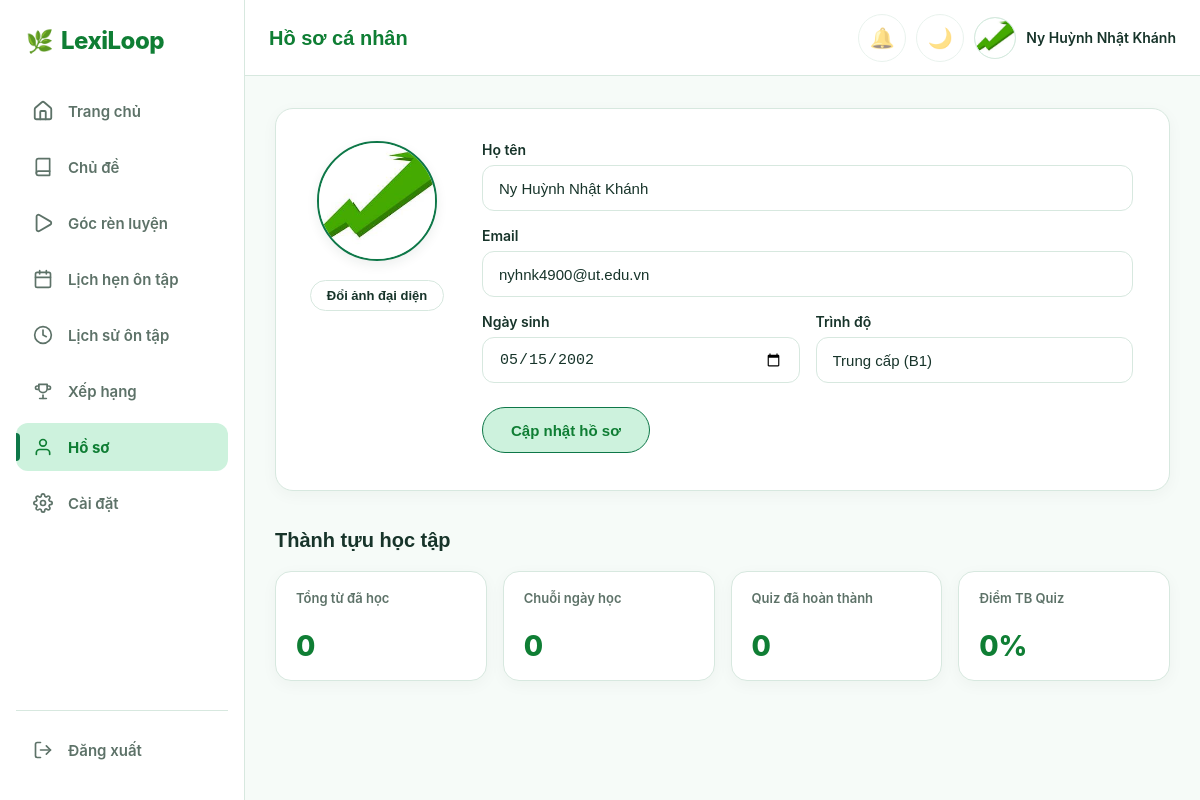
Screenshot of /pages/user/C_Hosocanhan.php (signed in) with the database file from the repository.
### tables this page shows
CREATE TABLE `Users` (
  `userID` int NOT NULL,
  `email` varchar(50) NOT NULL,
  `password_hash` varchar(300) NOT NULL,
  `full_name` varchar(100) DEFAULT NULL,
  `avatar_url` varchar(250) DEFAULT NULL,
  `role` enum('user','admin') DEFAULT 'user',
  `status` enum('active','locked') DEFAULT 'active',
  `created_at` datetime DEFAULT CURRENT_TIMESTAMP,
  `update_at` datetime DEFAULT CURRENT_TIMESTAMP ON UPDATE CURRENT_TIMESTAMP,
  `daily_reminder_enabled` tinyint DEFAULT '1',
  `reminder_time` time DEFAULT '20:00:00',
  `daily_target_words` int DEFAULT '20',
  `level` int DEFAULT '0'
);

### pages/user/C_Hosocanhan.php (the view, shortened to what this page needs)
<?php
require_once($_SERVER['DOCUMENT_ROOT'] . "/Connect.php");
$user_id = (int) $_SESSION['user_id'];
function lay_avatar_hien_tai(mysqli $link, string $tbl_users, string $col_id, int $user_id): string
{
    $avatar = '';
    if ($stmt = @mysqli_prepare($link, "SELECT avatar_url FROM $tbl_users WHERE `$col_id` = ? LIMIT 1")) {
        mysqli_stmt_bind_param($stmt, "i", $user_id);
        mysqli_stmt_execute($stmt);
        $res = mysqli_stmt_get_result($stmt);
        if ($row = mysqli_fetch_assoc($res)) {
            $avatar = (string) ($row['avatar_url'] ?? '');
        }
    }
    return $avatar;
}
$avatar_url = '';
$loai_thong_bao = "";
$user_profile = [
    "C_Hosocanhan_full_name" => $_SESSION['full_name'] ?? $_SESSION['user_name'] ?? "",
    "C_Hosocanhan_email"     => $_SESSION['email'] ?? "",
    "C_Hosocanhan_ngay_sinh" => $_SESSION['user_profile_ngay_sinh'] ?? "2002-05-15",
    "C_Hosocanhan_trinh_do"  => $_SESSION['user_profile_trinh_do'] ?? "Trung cấp (B1)"
];
$thanh_tuu = [
    "tong_tu_hoc"     => 0,
    "chuoi_ngay"      => 0,
    "quiz_hoan_thanh" => 0,
    "diem_tb_quiz"    => "0%"
];
try {
    if (isset($link) && $link) {
        $tables_res = @mysqli_query($link, "SHOW TABLES");
        $db_tables = [];
        if ($tables_res) {
            while ($tbl_row = mysqli_fetch_array($tables_res)) {
                $db_tables[strtolower($tbl_row[0])] = $tbl_row[0];
            }
        }
        $tbl_users    = isset($db_tables['users']) ? "`" . $db_tables['users'] . "`" : "`Users`";
        $tbl_progress = isset($db_tables['user_vocab_progress']) ? "`" . $db_tables['user_vocab_progress'] . "`" : "`user_vocab_progress`";
        $tbl_quiz     = isset($db_tables['quiz_results']) ? "`" . $db_tables['quiz_results'] . "`" : "`quiz_results`";
        $col_id = 'userID';
        if (isset($db_tables['users']) && ($_SERVER["REQUEST_METHOD"] !== "POST" || $loai_thong_bao === "error")) {
            $sql_user = "SELECT full_name, email FROM $tbl_users WHERE `$col_id` = ? LIMIT 1";
            if ($stmt = @mysqli_prepare($link, $sql_user)) {
                mysqli_stmt_bind_param($stmt, "i", $user_id);
                mysqli_stmt_execute($stmt);
                $res = mysqli_stmt_get_result($stmt);
                if ($row = mysqli_fetch_assoc($res)) {
                    $user_profile["C_Hosocanhan_full_name"] = $row['full_name'] ?? $user_profile["C_Hosocanhan_full_name"];
                    $user_profile["C_Hosocanhan_email"]     = $row['email'] ?? $user_profile["C_Hosocanhan_email"];
                }
            }
        }
        if (isset($db_tables['users'])) {
            $avatar_url = lay_avatar_hien_tai($link, $tbl_users, $col_id, $user_id);
        }
        if (isset($db_tables['user_vocab_progress'])) {
            $sql_total = "SELECT COUNT(*) AS total FROM $tbl_progress WHERE user_id = ? AND status IN ('learning', 'mastered')";
            if ($stmt = @mysqli_prepare($link, $sql_total)) {
                mysqli_stmt_bind_param($stmt, "i", $user_id);
                mysqli_stmt_execute($stmt);
                $res = mysqli_stmt_get_result($stmt);
                if ($row = mysqli_fetch_assoc($res)) {
                    $thanh_tuu["tong_tu_hoc"] = (int)($row['total'] ?? 0);
                }
            }
        }
        if (isset($db_tables['quiz_results'])) {
            $sql_quiz = "SELECT COUNT(*) AS total_quiz, AVG(score) AS avg_score FROM $tbl_quiz WHERE user_id = ?";
            if ($stmt = @mysqli_prepare($link, $sql_quiz)) {
                mysqli_stmt_bind_param($stmt, "i", $user_id);
                mysqli_stmt_execute($stmt);
                $res = mysqli_stmt_get_result($stmt);
                if ($row = mysqli_fetch_assoc($res)) {
                    $thanh_tuu["quiz_hoan_thanh"] = (int)($row['total_quiz'] ?? 0);
                    $thanh_tuu["diem_tb_quiz"]    = $row['avg_score'] !== null ? round($row['avg_score']) . "%" : "0%";
                }
            }
        }
    }
} catch (\Throwable $e) {
    error_log("Lỗi Hồ sơ cá nhân: " . $e->getMessage());
}
?>
<!DOCTYPE html>
<html lang="vi">
<head>
    <link rel="stylesheet" href="../../CSS/Style.css">
    <link rel="stylesheet" href="../../CSS/C_Hosocanhan.css">
    <link rel="stylesheet" href="../../CSS/topheader.css">
</head>
<body class="C_Hosocanhan_body">
    <?php include '../../includes/sidebar_user.php'; ?>
    <div class="page-content">
        <?php
        include '../../includes/topheader.php';
        ?>
        <main class="C_Hosocanhan_main">
            <section class="C_Hosocanhan_profileSection">
                <div class="C_Hosocanhan_avatarWrapper">
                    <div class="C_Hosocanhan_avatarCircle" id="C_Hosocanhan_avatarCircle">
                        <img id="C_Hosocanhan_avatarPreview" src="<?php echo htmlspecialchars($avatar_url); ?>" alt="Avatar" style="display:<?php echo $avatar_url !== '' ? 'block' : 'none'; ?>;">
                    </div>
                    <button type="button" id="C_Hosocanhan_btnDoiAnh" class="C_Hosocanhan_btnAvatar">
                        Đổi ảnh đại diện
                    </button>
                </div>
                <form id="C_Hosocanhan_formThongTin" class="C_Hosocanhan_form" action="C_Hosocanhan.php" method="POST" enctype="multipart/form-data">
                    <div class="C_Hosocanhan_formGroup">
                        <label for="C_Hosocanhan_full_name" class="C_Hosocanhan_label">Họ tên</label>
                        <input
                            type="text"
                            id="C_Hosocanhan_full_name"
                            name="C_Hosocanhan_full_name"
                            class="C_Hosocanhan_input"
                            maxlength="100"
                            value="<?php echo htmlspecialchars($user_profile['C_Hosocanhan_full_name']); ?>"
                            required>
                    </div>
                    <div class="C_Hosocanhan_formGroup">
                        <label for="C_Hosocanhan_email" class="C_Hosocanhan_label">Email</label>
                        <input
                            type="email"
                            id="C_Hosocanhan_email"
                            name="C_Hosocanhan_email"
                            class="C_Hosocanhan_input"
                            maxlength="50"
                            value="<?php echo htmlspecialchars($user_profile['C_Hosocanhan_email']); ?>"
                            required>
                    </div>
                    <div class="C_Hosocanhan_formRow">
                        <div class="C_Hosocanhan_formGroup">
                            <label for="C_Hosocanhan_ngay_sinh" class="C_Hosocanhan_label">Ngày sinh</label>
                            <input
                                type="date"
                                id="C_Hosocanhan_ngay_sinh"
                                name="C_Hosocanhan_ngay_sinh"
                                class="C_Hosocanhan_input"
                                value="<?php echo htmlspecialchars($user_profile['C_Hosocanhan_ngay_sinh']); ?>">
                        </div>
                        <div class="C_Hosocanhan_formGroup">
                            <label for="C_Hosocanhan_trinh_do" class="C_Hosocanhan_label">Trình độ</label>
                            <input
                                type="text"
                                id="C_Hosocanhan_trinh_do"
                                name="C_Hosocanhan_trinh_do"
                                class="C_Hosocanhan_input"
                                placeholder="VD: B1, B2..."
                                value="<?php echo htmlspecialchars($user_profile['C_Hosocanhan_trinh_do']); ?>">
                        </div>
                    </div>
                    <button type="submit" id="C_Hosocanhan_btnCapNhat" class="C_Hosocanhan_btnSubmit">
                        Cập nhật hồ sơ
                    </button>
                </form>
            </section>
            <div class="C_Hosocanhan_spacer"></div>
            <section class="C_Hosocanhan_achievementSection">
                <h2 class="C_Hosocanhan_sectionTitle">Thành tựu học tập</h2>
                <div class="C_Hosocanhan_achievementGrid">
                    <div class="C_Hosocanhan_card">
                        <span class="C_Hosocanhan_cardLabel">Tổng từ đã học</span>
                        <span class="C_Hosocanhan_cardValue"><?php echo $thanh_tuu['tong_tu_hoc']; ?></span>
                    </div>
                    <div class="C_Hosocanhan_card">
                        <span class="C_Hosocanhan_cardLabel">Chuỗi ngày học</span>
                        <span class="C_Hosocanhan_cardValue"><?php echo $thanh_tuu['chuoi_ngay']; ?></span>
                    </div>
                    <div class="C_Hosocanhan_card">
                        <span class="C_Hosocanhan_cardLabel">Quiz đã hoàn thành</span>
                        <span class="C_Hosocanhan_cardValue"><?php echo $thanh_tuu['quiz_hoan_thanh']; ?></span>
                    </div>
                    <div class="C_Hosocanhan_card">
                        <span class="C_Hosocanhan_cardLabel">Điểm TB Quiz</span>
                        <span class="C_Hosocanhan_cardValue"><?php echo $thanh_tuu['diem_tb_quiz']; ?></span>
                    </div>
                </div>
            </section>
        </main>
    </div>
</body>
</html>

### CSS/Style.css (style rules this page uses)
*, *::before, *::after { box-sizing: border-box; }
:root { --color-primary: #0e7748; --color-primary-dark: #0f7e34; --color-primary-light: #cdf2dd; --color-accent: #2563eb; --color-accent-dark: #1d4ed8; --color-accent-light: #eff6ff; --color-warning: #b45309; --color-warning-light: #fff7ed; --color-success: #15803d; --color-danger: #c2413b; --color-danger-light: #fef2f2; --color-background: #f6fbf8; --color-surface: #ffffff; --color-white: #ffffff; --color-border: #d7e8df; --color-text: #17342a; --color-text-muted: #5d7268; --sidebar-width: 245px; --sidebar-width-collapsed: 76px; }
h2 { font-family: Arial, sans-serif; font-size: 32px; font-weight: 600; line-height: 1.3; color: var(--color-text); }
body { margin: 0; padding: 0; background-color: var(--color-background); color: var(--color-text); font-family: -apple-system, BlinkMacSystemFont, "Segoe UI", Roboto, sans-serif; }
button { margin-top: 5px; margin-bottom: 5px; padding: 10px 20px; border: none; border-radius: 6px; background-color: var(--color-primary); color: var(--color-white); font-size: 16px; cursor: pointer; }
.page-content { min-height: 100vh; margin-left: var(--sidebar-width); }

### rows the page displays
users: avatar_url (picture), C_Hosocanhan_full_name "Ny Huỳnh Nhật Khánh", C_Hosocanhan_email "nyhnk4900@ut.edu.vn"

### other values shown
$headerTitle "Hồ sơ cá nhân"
$headerUserName "Ny Huỳnh Nhật Khánh"
$thanh_tuu['tong_tu_hoc'] "0"
$thanh_tuu['chuoi_ngay'] "0"
$thanh_tuu['quiz_hoan_thanh'] "0"
$thanh_tuu['diem_tb_quiz'] "0%"
